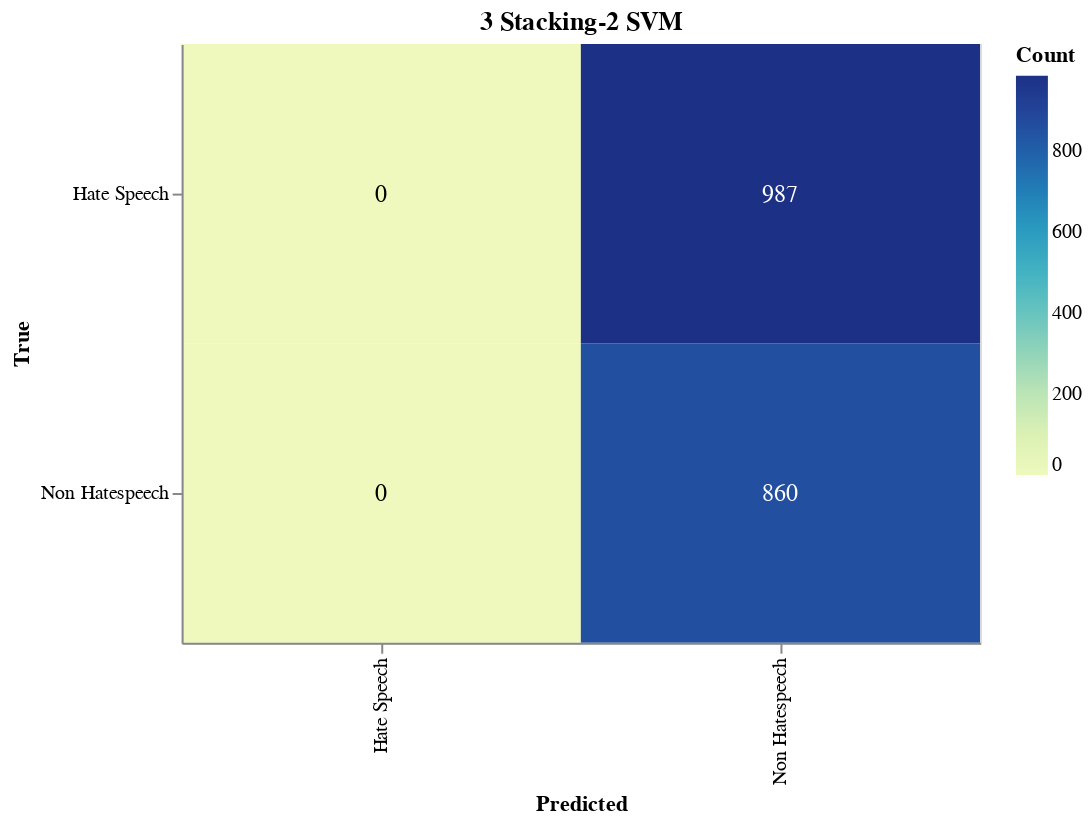

The cell this chart's notebook holds for it:
### Markdown cell above
#### Save Confusion Matrix

### Code cell
import altair as alt
import altair_saver
import pandas as pd
from sklearn.metrics import confusion_matrix

# Calculate the confusion matrix
cm = confusion_matrix(true_labels, adjusted_predictions)

# Define class names
class_names = ['Hate Speech', 'Non Hatespeech']

# Convert confusion matrix to DataFrame
cm_df = pd.DataFrame(cm, index=class_names, columns=class_names).reset_index().melt(id_vars='index')
cm_df.columns = ['True', 'Predicted', 'Count']

# Ensure the order of categories
cm_df['True'] = pd.Categorical(cm_df['True'], categories=class_names, ordered=True)
cm_df['Predicted'] = pd.Categorical(cm_df['Predicted'], categories=class_names, ordered=True)

# Create the Altair plot
heatmap = alt.Chart(cm_df).mark_rect().encode(
    x=alt.X('Predicted:O', sort=class_names),
    y=alt.Y('True:O', sort=class_names),
    color='Count:Q',
    tooltip=['True', 'Predicted', 'Count']
).properties(
    width=400,
    height=300,
    title='3 Stacking-2 SVM'
)

# Add text labels
text = heatmap.mark_text(
    align='center',
    baseline='middle',
    fontSize=12
).encode(
    text='Count:Q',
    color=alt.condition(
        alt.datum.Count > cm.max() / 2,
        alt.value('white'),
        alt.value('black')
    )
)

# Combine heatmap and text
final_chart = heatmap + text

# Display the plot
final_chart.show()

### Figure 1 — Vega-Lite specification as saved in the notebook (floating-point values rounded to 4 significant figures)
{"config": {"view": {"continuousWidth": 300, "continuousHeight": 300}}, "layer": [{"mark": {"type": "rect"}, "encoding": {"color": {"field": "Count", "type": "quantitative"}, "tooltip": [{"field": "True", "type": "ordinal"}, {"field": "Predicted", "type": "ordinal"}, {"field": "Count", "type": "quantitative"}], "x": {"field": "Predicted", "sort": ["Hate Speech", "Non Hatespeech"], "type": "ordinal"}, "y": {"field": "True", "sort": ["Hate Speech", "Non Hatespeech"], "type": "ordinal"}}, "title": "3 Stacking-2 SVM"}, {"mark": {"type": "text", "align": "center", "baseline": "middle", "fontSize": 12}, "encoding": {"color": {"condition": {"test": "(datum.Count > 493.5)", "value": "white"}, "value": "black"}, "text": {"field": "Count", "type": "quantitative"}, "tooltip": [{"field": "True", "type": "ordinal"}, {"field": "Predicted", "type": "ordinal"}, {"field": "Count", "type": "quantitative"}], "x": {"field": "Predicted", "sort": ["Hate Speech", "Non Hatespeech"], "type": "ordinal"}, "y": {"field": "True", "sort": ["Hate Speech", "Non Hatespeech"], "type": "ordinal"}}, "title": "3 Stacking-2 SVM"}], "data": {"name": "data-010c52edfd2079f09c0236dffc020b77"}, "height": 300, "width": 400, "$schema": "https://vega.github.io/schema/vega-lite/v5.17.0.json", "datasets": {"data-010c52edfd2079f09c0236dffc020b77": [{"True": "Hate Speech", "Predicted": "Hate Speech", "Count": 0}, {"True": "Non Hatespeech", "Predicted": "Hate Speech", "Count": 0}, {"True": "Hate Speech", "Predicted": "Non Hatespeech", "Count": 987}, {"True": "Non Hatespeech", "Predicted": "Non Hatespeech", "Count": 860}]}}
